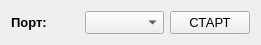
   <widget class="QWidget" name="horizontalLayoutWidget_14">
    <property name="geometry">
     <rect>
      <x>10</x>
      <y>0</y>
      <width>261</width>
      <height>31</height>
     </rect>
    </property>
    <layout class="QHBoxLayout" name="horizontalLayout_18">
     <item>
      <widget class="QLabel" name="label_17">
       <property name="font">
        <font>
         <family>Arial</family>
         <pointsize>10</pointsize>
         <weight>75</weight>
         <italic>false</italic>
         <bold>true</bold>
        </font>
       </property>
       <property name="text">
        <string>Порт:</string>
       </property>
       <property name="textFormat">
        <enum>Qt::AutoText</enum>
       </property>
       <property name="margin">
        <number>0</number>
       </property>
      </widget>
     </item>
     <item>
      <widget class="QComboBox" name="PortNumberCombo">
       <property name="font">
        <font>
         <family>Arial</family>
         <pointsize>10</pointsize>
         <weight>50</weight>
         <bold>false</bold>
        </font>
       </property>
      </widget>
     </item>
     <item>
      <widget class="QPushButton" name="PortOpenButton">
       <property name="font">
        <font>
         <family>Arial</family>
         <pointsize>10</pointsize>
         <weight>50</weight>
         <bold>false</bold>
        </font>
       </property>
       <property name="contextMenuPolicy">
        <enum>Qt::NoContextMenu</enum>
       </property>
       <property name="text">
        <string>СТАРТ</string>
       </property>
      </widget>
     </item>
    </layout>
   </widget>
